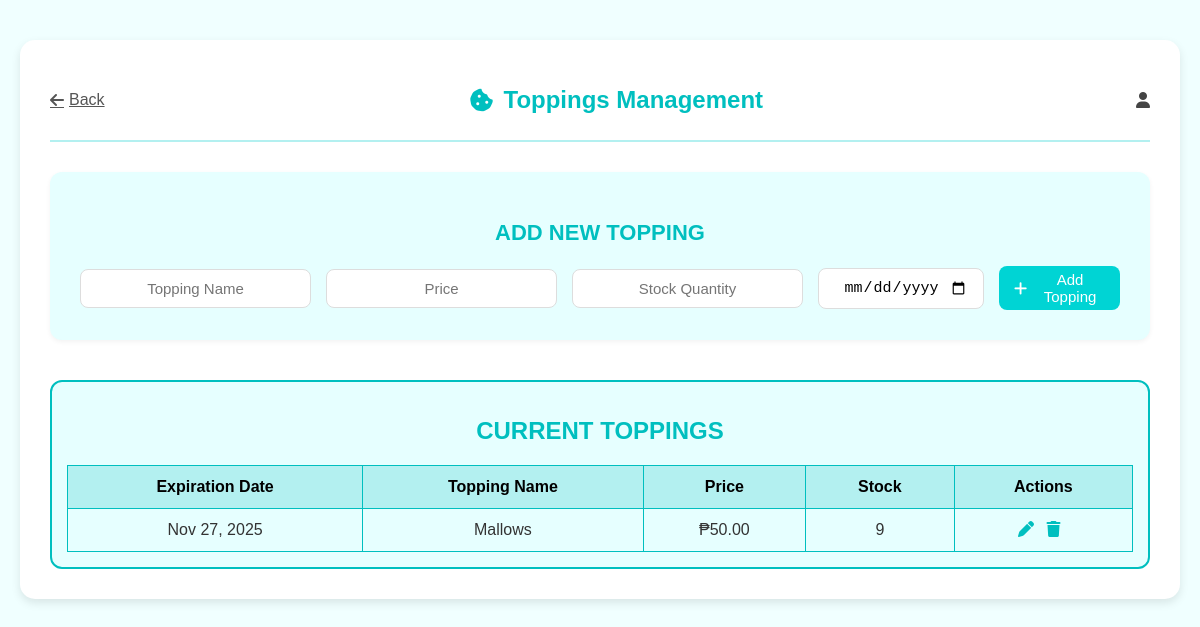
/toppings/, run on an earlier commit of the app's database.
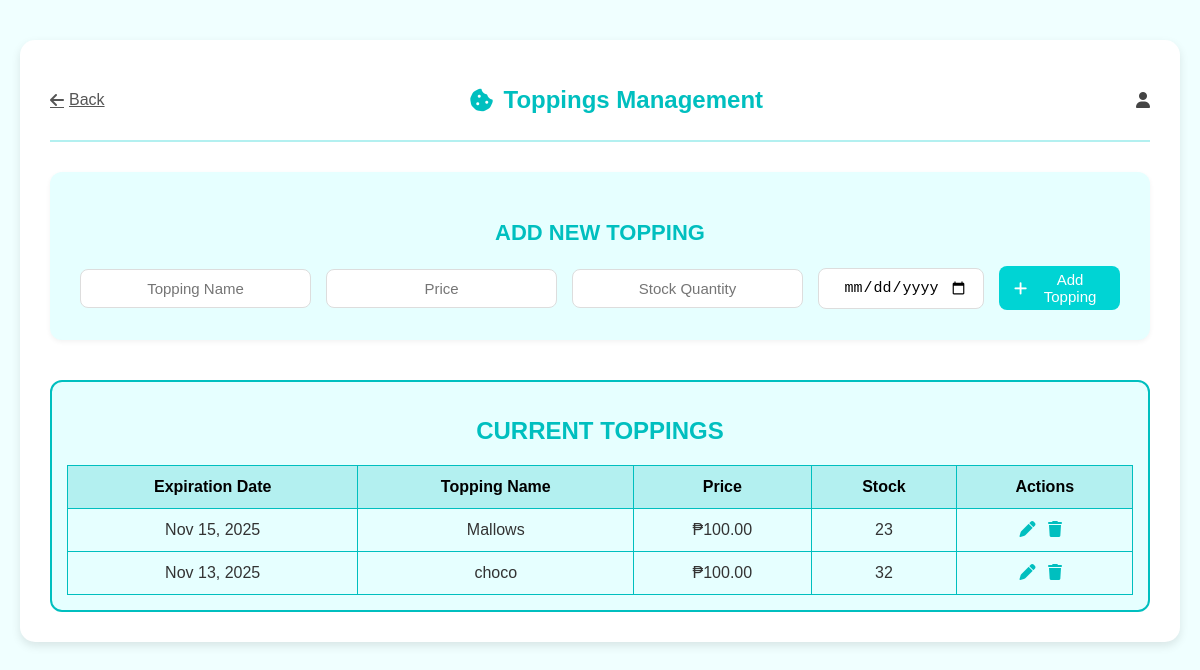
And on a later commit of the database.
### dashboard/models.py (models this page shows, shortened)
class Topping(models.Model):
    name = models.CharField(max_length=100)
    price = models.DecimalField(max_digits=8, decimal_places=2)
    quantity = models.PositiveIntegerField(default=0)
    expiration_date = models.DateField(null=True, blank=True)

### dashboard/views.py (the view, shortened to what this page needs)
# urls.py: path('toppings/', views.toppings, name='toppings'),
def toppings(request):
    toppings = Topping.objects.all().order_by('name')
    topping_to_edit = None
    if 'edit' in request.GET:
        topping_to_edit = Topping.objects.get(id=request.GET['edit'])
    return render(request, 'dashboard/toppings.html', {
        'toppings': toppings,
        'topping_to_edit': topping_to_edit
    })

### dashboard/templates/dashboard/toppings.html (shortened to what this page needs)
{% load static %}
<!DOCTYPE html>
<html lang="en">
<head>
  <link rel="stylesheet" href="{% static 'css/toppings.css' %}">
  <link rel="stylesheet" href="https://cdnjs.cloudflare.com/ajax/libs/font-awesome/6.5.0/css/all.min.css">
</head>
<body>
  <div class="container">
    <header class="header">
      <a href="{% url 'home' %}" class="back-btn">
        <i class="fa-solid fa-arrow-left"></i> Back
      </a>
      <h1><i class="fa-solid fa-cookie-bite"></i> Toppings Management</h1>
      <div class="admin-profile">
        <i class="fa-solid fa-user"></i>
      </div>
    </header>
    <section class="add-form">
      <h2>ADD NEW TOPPING</h2>
      <form method="POST" action="{% url 'toppings' %}">
        <input type="text" name="name" placeholder="Topping Name" required>
        <input type="number" name="price" placeholder="Price" step="0.01" required>
        <input type="number" name="quantity" placeholder="Stock Quantity" min="0" required>
        <input type="date" name="expiration_date" placeholder="Expiration Date" required>
        <button type="submit" class="add-btn">
          <i class="fa-solid fa-plus"></i> Add Topping
        </button>
      </form>
    </section>
    <section class="topping-list">
      <h2>CURRENT TOPPINGS</h2>
      <table>
        <thead>
          <tr>
            <th>Expiration Date</th>
            <th>Topping Name</th>
            <th>Price</th>
            <th>Stock</th>
            <th>Actions</th>
          </tr>
        </thead>
        <tbody>
          {% for topping in toppings %}
            <tr>
              {% if topping_to_edit and topping_to_edit.id == topping.id %}
                <form method="POST" action="{% url 'toppings' %}" class="inline-edit-form">
                  {% csrf_token %}
                  <td>
                    <input type="date" name="expiration_date" value="{{ topping.expiration_date|date:'Y-m-d' }}">
                  </td>
                  <td>
                    <input type="text" name="name" value="{{ topping.name }}">
                  </td>
                  <td>
                    <input type="number" name="price" value="{{ topping.price }}" step="0.01">
                  </td>
                  <td>
                    <input type="number" name="quantity" value="{{ topping.quantity}}">
                  </td>
                  <td class="actions">
                    <button type="submit" name="action" value="update_topping">Save</button>
                    <a href="{% url 'toppings' %}" class="cancel-btn">Cancel</a>
                    <input type="hidden" name="topping_id" value="{{ topping.id }}">
                  </td>
                </form>
              {% else %}
                <td>{{ topping.expiration_date|date:"M d, Y" }}</td>
                <td>{{ topping.name }}</td>
                <td>₱{{ topping.price|floatformat:2 }}</td>
                <td>{{ topping.quantity}}</td>
                <td class="actions">
                  <a href="{% url 'toppings' %}?edit={{ topping.id }}" title="Edit">
                    <i class="fa-solid fa-pen"></i>
                  </a>
                  <a href="{% url 'delete_topping' topping.id %}"
                     onclick="return confirm('Are you sure you want to delete {{ topping.name }}?')"
                     title="Delete">
                    <i class="fa-solid fa-trash"></i>
                  </a>
                </td>
              {% endif %}
            </tr>
          {% empty %}
            <tr>
              <td colspan="5" class="no-data">No toppings found.</td>
            </tr>
          {% endfor %}
        </tbody>
      </table>
    </section>
  </div>
</body>
</html>

### dashboard/static/css/toppings.css (style rules this page uses)
body { font-family: 'Poppins', sans-serif; background-color: #f0ffff; margin: 0; padding: 0; }
.container { max-width: 1100px; margin: 40px auto; background: #fff; border-radius: 15px; box-shadow: 0 4px 10px rgba(0, 0, 0, 0.1); padding: 30px; }
.header { display: flex; justify-content: space-between; align-items: center; border-bottom: 2px solid #b3f0f0; padding-bottom: 10px; margin-bottom: 20px; flex-wrap: wrap; gap: 10px; }
.header h1 { font-size: 24px; color: #00bfbf; display: flex; align-items: center; gap: 10px; }
.back-btn { background: none; border: none; color: #555; cursor: pointer; font-size: 16px; display: flex; align-items: center; gap: 5px; }
.admin-profile { display: flex; align-items: center; gap: 8px; color: #444; }
.add-form { margin-top: 30px; padding: 30px; background: #e6ffff; border-radius: 12px; box-shadow: 0 2px 5px rgba(0, 0, 0, 0.05); text-align: center; }
.add-form h2 { margin-bottom: 20px; color: #00bfbf; font-size: 22px; font-weight: 600; }
.add-form form { display: flex; justify-content: center; align-items: center; gap: 15px; flex-wrap: nowrap; flex-shrink: 0; }
.add-form input { width: 200px; padding: 10px 15px; border: 1px solid #ddd; border-radius: 8px; font-size: 15px; text-align: center; background-color: white; }
.add-btn { background-color: #00d4d4; color: white; border: none; padding: 10px 15px; border-radius: 8px; cursor: pointer; transition: 0.2s; font-weight: 500; display: flex; align-items: center; justify-content: center; gap: 8px; height: 44px; width: 200px; font-size: 15px; }
.topping-list { margin-top: 40px; overflow-x: auto; border: 2px solid #00bfbf; border-radius: 12px; padding: 15px; background-color: #e6ffff; }
.topping-list h2 { color: #00bfbf; text-align: center; }
.topping-list table { width: 100%; border-collapse: collapse; margin-top: 15px; min-width: 600px; text-align: center; }
.topping-list th, .topping-list td { padding: 12px 15px; border: 1px solid #00bfbf; vertical-align: middle; }
.topping-list th { background-color: #b3f0f0; font-weight: 600; text-align: center; }
.topping-list td { font-weight: 500; color: #333; }
.actions a, .actions button { margin-right: 8px; color: #00bfbf; text-decoration: none; font-size: 16px; border: none; background: none; cursor: pointer; }

### dashboard/templates/dashboard/toppings.html (style rules this page uses)
input[type=number] { -moz-appearance: textfield; }

What changed in the data, as far as the page shows it:
removed Topping: expiration_date "Nov 27, 2025", name "Mallows", price "50.00", quantity "9"
added Topping: expiration_date "Nov 15, 2025", name "Mallows", price "100.00", quantity "23"
added Topping: expiration_date "Nov 13, 2025", name "choco", price "100.00", quantity "32"
